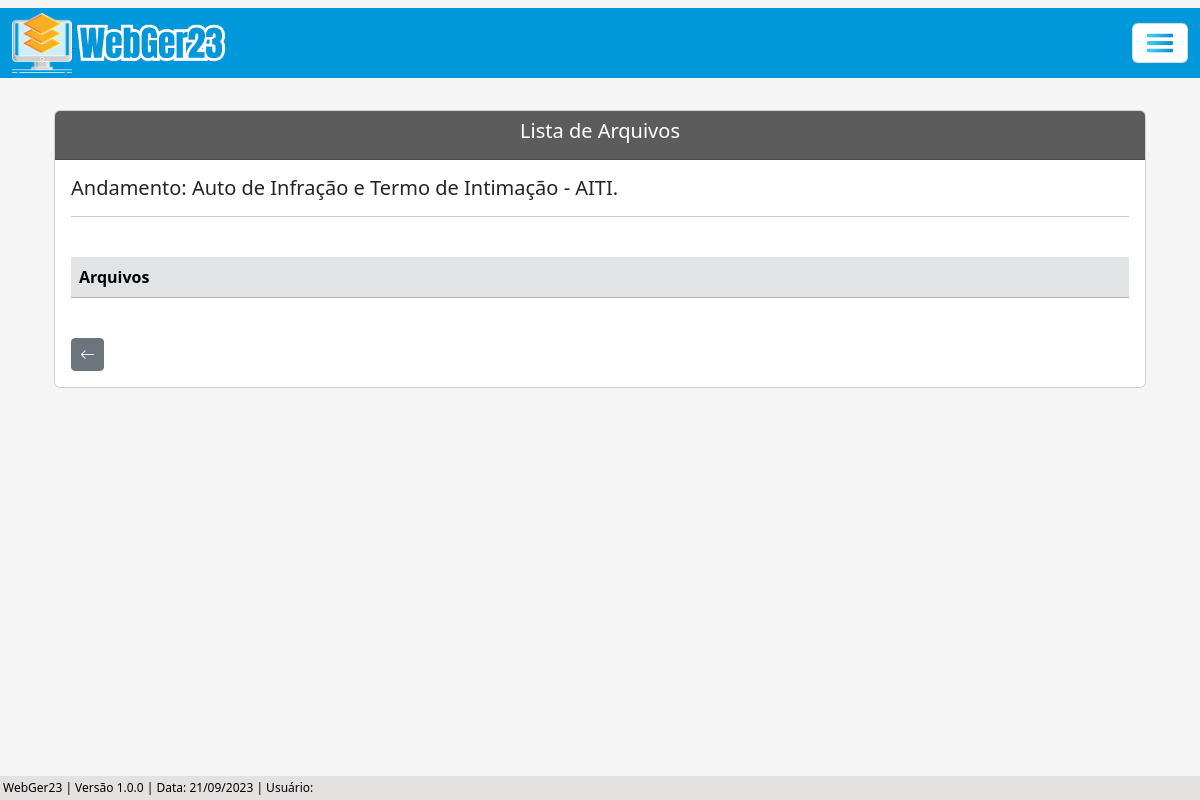
Page /listar/arquivo-andamento-adm/17/ on the earlier database version.
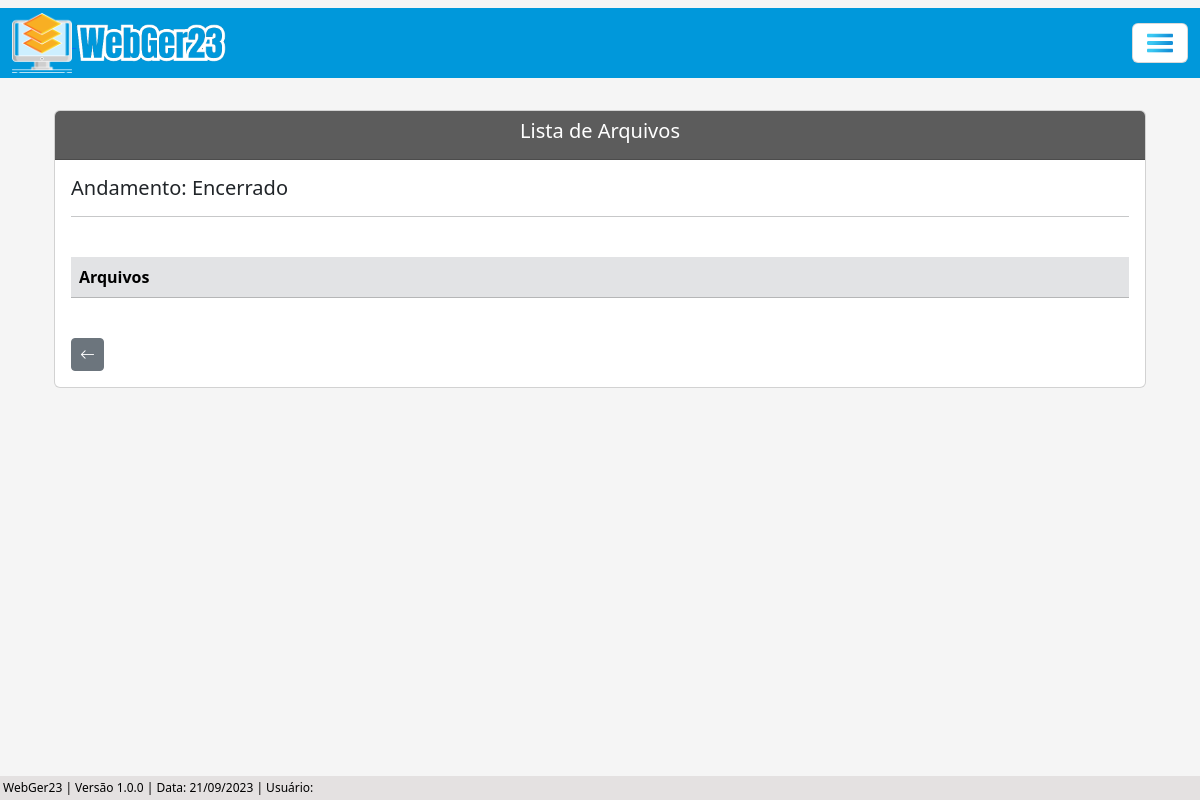
Same page on the later database version.
### processo/models.py (models this page shows, shortened)
class Base(models.Model): # Classe base, será herdada pelas outras classes
    data_criacao = models.DateField('data_criação', auto_now_add=True)
    data_alteracao = models.DateField('Alterado', auto_now=True)
    ativo = models.BooleanField('Ativo?', default=True)
    class Meta:
        abstract = True

class AndamentoAdm(Base):
    andamentos = (
    ('Abertura', 'Abertura'), ('Parecer Fiscal', 'Parecer Fiscal'), ('Decisão 1ª Instância', 'Decisão 1ª Instância'), ('Suspenso Para Fiscalização Futura', 'Suspenso Para Fiscalização Futura'), ('Auto de Infração e Termo de Intimação - AITI.', 'Auto de Infração e Termo de Intimação - AITI.'), ('Termo de Intimação Fiscal - TIF.-tif.', 'Termo de Intimação Fiscal - TIF.'), ('Decisão de 2ª Instância', 'Decisão de 2ª Instância'), ('Cobrança de Documentação', 'Cobrança de Documentação'), ('Recurso Voluntário', 'Recurso Voluntário'), ('Fim do Contrato com a Assessoria', 'Fim do Contrato com a Assessoria'), ('Manifestação', 'Manifestação'), ('Recebimento do AR', 'Recebimento do AR'), ('Despacho', 'Despacho'), ('Aguardando Pagamento', 'Aguardando Pagamento'), ('Apresentação de Documentação para Análise', 'Apresentação de Documentação para Análise'), ('Aguardando AR', 'Aguardando AR'), ('Ofício', 'Ofício'), ('Revelia', 'Revelia'), ('Execução', 'Execução'), ('Confissão de Dívida (Parcelamento)', 'Confissão de Dívida (Parcelamento)'), ('Reenvio de Documento', 'Reenvio de Documento'), ('Parecer Juridico', 'Parecer Juridico'), ('Certidão', 'Certidão'), ('Encaminhado', 'Encaminhado'), ('Encerrado', 'Encerrado'),
    )
    situacao = (
        ('Sem Pagamento', 'Sem Pagamento'), ('Com Pagamento', 'Com Pagamento'),
    )
    criador_andamento_adm = models.ForeignKey(get_user_model(), verbose_name='Usuário Criador', on_delete=models.CASCADE)
    processo = models.ForeignKey(ProcessoAdm, on_delete=models.CASCADE) # Relacionamento 'One to Many' (um para muitos)
    data_andamento = models.DateField(verbose_name='Data do Andamento')
    andamento = models.CharField(max_length=100, choices=andamentos, verbose_name='Andamento') # Utiliza choices(escolhas) para selecionar o andamento
    situacao_pagamento = models.CharField(max_length=100, choices=situacao, blank=True, null=True)
    valor_pago = models.CharField(max_length=14, blank=True, null=True)
    data_prazo = models.DateField(blank=True, null=True)
    funcionario = models.CharField(max_length=50, blank=True, null=True)
    data_recebimento = models.DateField(blank=True, null=True)
    complemento = models.CharField(max_length=150, blank=True, null=True)
    arquivo_1 = models.FileField(upload_to='Arquivo/', verbose_name='Arquivo', blank=True)
    arquivo_2 = models.FileField(upload_to='Arquivo/', verbose_name='Arquivo', blank=True)
    arquivo_3 = models.FileField(upload_to='Arquivo/', verbose_name='Arquivo', blank=True)

### processo/views.py (the view)
# urls.py: path('listar/arquivo-andamento-adm/<int:pk>/', ArquivoAndamentoAdmList.as_view(), name='arquivo-andamento-adm-list'),
class ArquivoAndamentoAdmList(ListView):
    model = AndamentoAdm
    template_name = 'processos/lists/arquivo_andamento_adm_list.html'
    def get_queryset(self):
        andamento_pk = self.kwargs.get('pk') # Pega a pk(primary key) da URL
        andamento = AndamentoAdm.objects.filter(pk=andamento_pk)  # Pega o andamento que possui a pk recebida (pk é a primary key do andamento)
        return andamento
    def get_context_data(self, **kwargs):
        andamento_pk = self.kwargs.get('pk') # Pega a PK do andamento através da URL
        context = super().get_context_data(**kwargs)
        context['dados_andamento'] = AndamentoAdm.objects.filter(pk=andamento_pk) # Filtra os dados do andamento através da pk
        return context

### processo/templates/processos/lists/arquivo_andamento_adm_list.html (shortened to what this page needs)
{% extends 'index.html' %}
{% load static %}
{% block conteudo %}
<div class="container p-4">
    <div class="card">
        <div class="card-header text-white" style="background-color: #5c5c5c;">
            <h5 style="text-align: center;">Lista de Arquivos</h5>
         </div>
        <div class="card-body">
            {% for atributo in dados_andamento %}
                <h5>Andamento: {{ atributo.andamento }}</h5>
            {% endfor %}
            <hr>
            <div class="table-responsive">
                <br>
                <table class="table table-striped" id="tabela-listar-arquivo">
                    <thead>
                        <tr class="table-secondary">
                            <th>Arquivos</th>
                        </tr>
                    </thead>
                </table>
            </div>
            <br>
            <button class="btn btn-secondary btn-sm" id="btnVoltar"><i class="bi bi-arrow-left" style="font-size: 15px;"></i></button>
        </div>
    </div>
</div>
{% endblock %}

Differences in the rows shown:
changed AndamentoAdm: andamento "Auto de Infração e Termo de Intimação - AITI." → "Encerrado"
